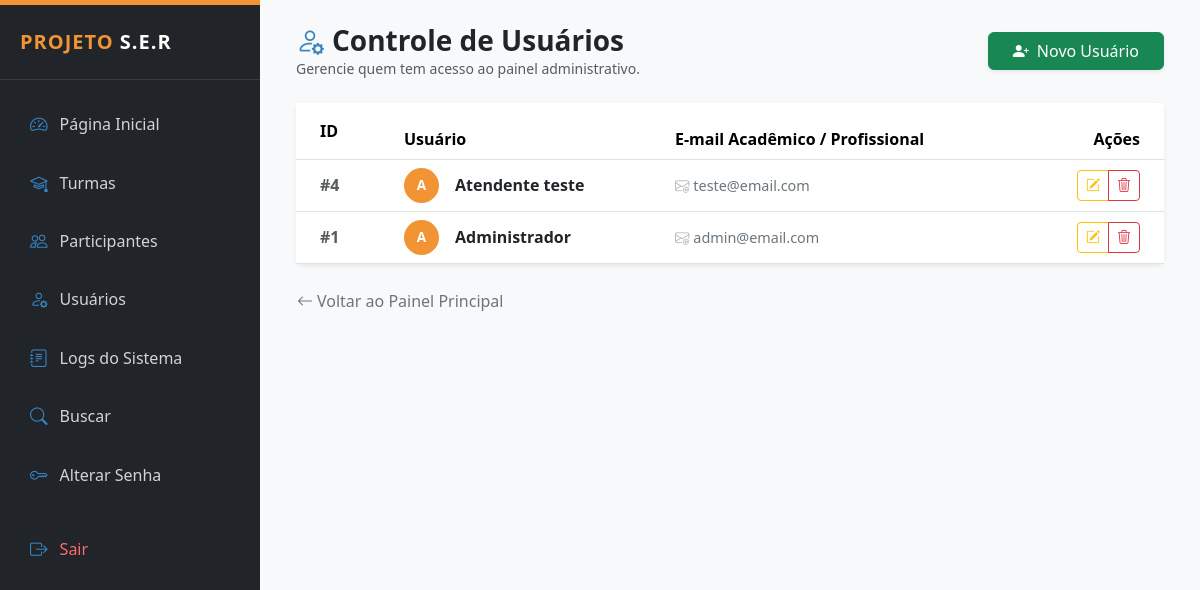
The app's page /public/usuarios_lista.php (signed in), older data.
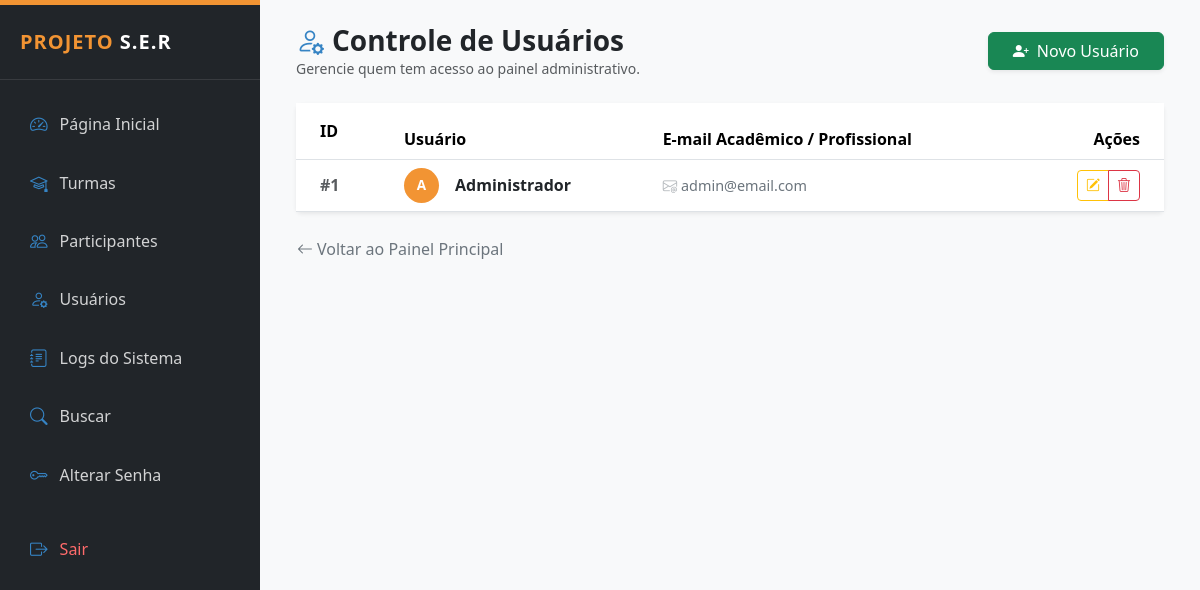
The same page, newer data.
### tables this page shows
CREATE TABLE `usuarios` (
  `id` int(11) NOT NULL,
  `nome` varchar(100) NOT NULL,
  `email` varchar(120) NOT NULL,
  `senha` varchar(255) NOT NULL,
  `nivel` enum('admin','atendente') DEFAULT 'atendente',
  `criado_em` timestamp NOT NULL DEFAULT current_timestamp()
);

### public/usuarios_lista.php (the view, shortened to what this page needs)
<?php
require_once __DIR__ . "/../config/conexao.php";
require_once __DIR__ . "/../layout/admin_header.php";
$usuarios = $pdo->query("
    SELECT id, nome, email
    FROM usuarios
    ORDER BY id DESC
")->fetchAll(PDO::FETCH_ASSOC);
?>
<div class="container-fluid">
    <div class="d-flex justify-content-between align-items-center mb-4">
        <div>
            <h3 class="fw-bold mb-0 text-dark">
                <i class="bi bi-person-gear me-2" style="color: var(--ser-blue);"></i>Controle de Usuários
            </h3>
            <p class="text-muted small mb-0">Gerencie quem tem acesso ao painel administrativo.</p>
        </div>
        <a href="usuarios_form.php" class="btn btn-success shadow-sm px-4">
            <i class="bi bi-person-plus-fill me-2"></i>Novo Usuário
        </a>
    </div>
    <div class="card border-0 shadow-sm">
        <div class="card-body p-0">
            <div class="table-responsive">
                <table class="table table-hover align-middle mb-0">
                    <thead class="bg-light">
                        <tr>
                            <th class="ps-4 py-3" width="100">ID</th>
                            <th>Usuário</th>
                            <th>E-mail Acadêmico / Profissional</th>
                            <th class="text-end pe-4">Ações</th>
                        </tr>
                    </thead>
                    <tbody>
                        <?php foreach ($usuarios as $u): ?>
                        <tr>
                            <td class="ps-4">
                                <span class="text-muted fw-bold">#<?= $u['id'] ?></span>
                            </td>
                            <td>
                                <div class="d-flex align-items-center">
                                    <div class="avatar-circle me-3">
                                        <?= strtoupper(substr($u['nome'], 0, 1)) ?>
                                    </div>
                                    <span class="fw-semibold text-dark"><?= htmlspecialchars($u['nome']) ?></span>
                                </div>
                            </td>
                            <td>
                                <span class="user-email">
                                    <i class="bi bi-envelope-at me-1 opacity-50"></i><?= htmlspecialchars($u['email']) ?>
                                </span>
                            </td>
                            <td class="text-end pe-4">
                                <div class="btn-group">
                                    <a href="usuarios_form.php?id=<?= $u['id'] ?>" class="btn btn-sm btn-outline-warning" title="Editar Usuário">
                                        <i class="bi bi-pencil-square"></i>
                                    </a>
                                    <a href="usuarios_excluir.php?id=<?= $u['id'] ?>"
                                       class="btn btn-sm btn-outline-danger"
                                       onclick="return confirm('Atenção: Esta ação não pode ser desfeita. Excluir usuário?')"
                                       title="Excluir Usuário">
                                        <i class="bi bi-trash3"></i>
                                    </a>
                                </div>
                            </td>
                        </tr>
                        <?php endforeach; ?>
                    </tbody>
                </table>
            </div>
        </div>
    </div>
    <div class="mt-4">
        <a href="dashboard.php" class="btn btn-link text-decoration-none p-0 text-secondary small">
            <i class="bi bi-arrow-left me-1"></i>Voltar ao Painel Principal
        </a>
    </div>
</div>
<?php require_once __DIR__ . '/../layout/admin_footer.php'; ?>

Row changes from the older to the newer data that the page shows:
removed usuarios: id "4", nome "A", nome "Atendente teste", email "teste@email.com"
